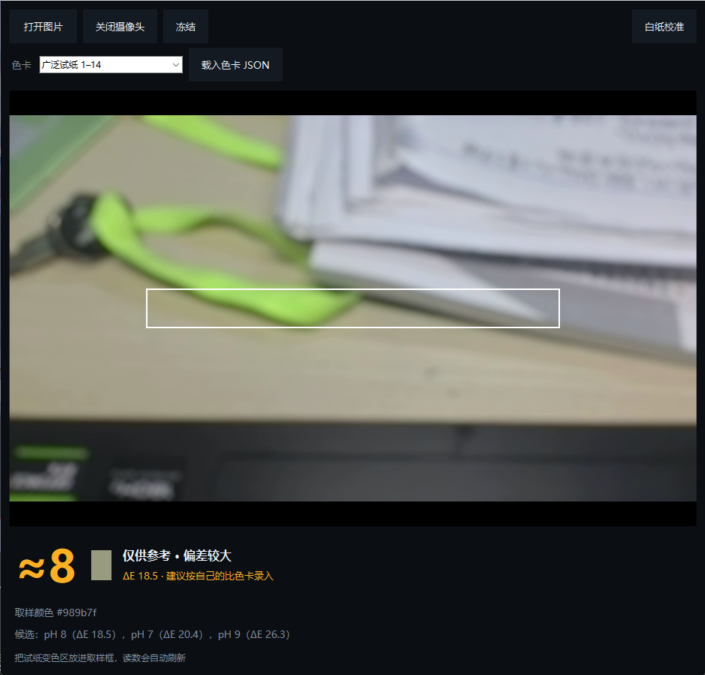
#> input picture python/gui_camera.png, 1410 x 1350 px (shown at 1/2 size)
$ python ph_strip.py gui_camera.png
#> lines starting #> are read from the running program, lines starting #| are printed output that depends on the picture
#!/usr/bin/env python3
# -*- coding: utf-8 -*-
"""
pH 试纸读数 —— 网页版 app.js 的 Python 移植

算法与手机端完全一致：
    取样 → 各通道中值 → 剔除离群点求均值 → 白平衡校正
    → sRGB 转 CIELAB(D65) → 与色卡逐项算 CIEDE2000 → 取最近的一格

用法：
    python ph_strip.py                          # 打开图形界面
    python ph_strip.py 照片.jpg                  # 命令行分析，默认取画面中间横条
    python ph_strip.py 照片.jpg --rect 0.2,0.45,0.6,0.1
    python ph_strip.py 照片.jpg --chart 色卡.json --chart-index 1
    python ph_strip.py 照片.jpg --json           # 输出 JSON，方便别的程序调用

色卡 JSON 与手机 App 的「导出 JSON」格式完全相同，可以直接通用。

依赖：Pillow、numpy（图形界面额外用到 tkinter，Python 自带）
"""

import argparse
import json
import math
import sys
from pathlib import Path

import numpy as np
from PIL import Image

try:
    from PIL import ImageTk
    import tkinter as tk
    from tkinter import filedialog, messagebox, ttk
    HAS_TK = True
except Exception:            # 没装 tkinter 时仍可用命令行
    HAS_TK = False

try:
    import cv2               # 只有装了 opencv-python 才能用摄像头
    HAS_CV2 = True
except Exception:
    HAS_CV2 = False


# =========================================================
# 颜色科学（与 app.js 一一对应）
# =========================================================

def clamp(v, lo, hi):
    return lo if v < lo else hi if v > hi else v


def srgb_to_linear(v):
    v = v / 255.0
    return v / 12.92 if v <= 0.04045 else ((v + 0.055) / 1.055) ** 2.4


def rgb_to_lab(rgb):
    """sRGB(0-255) → CIELAB (D65)"""
    r, g, b = rgb
    R, G, B = srgb_to_linear(r), srgb_to_linear(g), srgb_to_linear(b)

    X = R * 0.4124564 + G * 0.3575761 + B * 0.1804375
    Y = R * 0.2126729 + G * 0.7151522 + B * 0.0721750
    Z = R * 0.0193339 + G * 0.1191920 + B * 0.9503041

    Xn, Yn, Zn = 0.95047, 1.0, 1.08883

    def f(t):
        return math.cbrt(t) if t > 0.008856 else 7.787 * t + 16 / 116

    fx, fy, fz = f(X / Xn), f(Y / Yn), f(Z / Zn)
    return (116 * fy - 16, 500 * (fx - fy), 200 * (fy - fz))


def delta_e_2000(lab1, lab2):
    """CIEDE2000 色差，与 app.js 的实现逐行对应"""
    L1, a1, b1 = lab1
    L2, a2, b2 = lab2
    kL = kC = kH = 1.0
    rad = math.pi / 180.0

    C1 = math.hypot(a1, b1)
    C2 = math.hypot(a2, b2)
    Cbar = (C1 + C2) / 2
    Cbar7 = Cbar ** 7
    G = 0.5 * (1 - math.sqrt(Cbar7 / (Cbar7 + 25 ** 7)))

    a1p = (1 + G) * a1
    a2p = (1 + G) * a2
    C1p = math.hypot(a1p, b1)
    C2p = math.hypot(a2p, b2)

    h1p = math.degrees(math.atan2(b1, a1p))
    if h1p < 0:
        h1p += 360
    h2p = math.degrees(math.atan2(b2, a2p))
    if h2p < 0:
        h2p += 360

    dLp = L2 - L1
    dCp = C2p - C1p

    if C1p * C2p == 0:
        dhp = 0.0
    elif abs(h2p - h1p) <= 180:
        dhp = h2p - h1p
    elif h2p - h1p > 180:
        dhp = h2p - h1p - 360
    else:
        dhp = h2p - h1p + 360

    dHp = 2 * math.sqrt(C1p * C2p) * math.sin(dhp / 2 * rad)

    Lbarp = (L1 + L2) / 2
    Cbarp = (C1p + C2p) / 2

    if C1p * C2p == 0:
        hbarp = h1p + h2p
    elif abs(h1p - h2p) <= 180:
        hbarp = (h1p + h2p) / 2
    elif h1p + h2p < 360:
        hbarp = (h1p + h2p + 360) / 2
    else:
        hbarp = (h1p + h2p - 360) / 2

    T = (1
         - 0.17 * math.cos((hbarp - 30) * rad)
         + 0.24 * math.cos(2 * hbarp * rad)
         + 0.32 * math.cos((3 * hbarp + 6) * rad)
         - 0.20 * math.cos((4 * hbarp - 63) * rad))

    dTheta = 30 * math.exp(-(((hbarp - 275) / 25) ** 2))
    Cbarp7 = Cbarp ** 7
    RC = 2 * math.sqrt(Cbarp7 / (Cbarp7 + 25 ** 7))
    SL = 1 + (0.015 * (Lbarp - 50) ** 2) / math.sqrt(20 + (Lbarp - 50) ** 2)
    SC = 1 + 0.045 * Cbarp
    SH = 1 + 0.015 * Cbarp * T
    RT = -math.sin(2 * dTheta * rad) * RC

    termL = dLp / (kL * SL)
    termC = dCp / (kC * SC)
    termH = dHp / (kH * SH)

    return math.sqrt(termL ** 2 + termC ** 2 + termH ** 2 + RT * termC * termH)


def hex_to_rgb(hex_str):
    h = hex_str.lstrip("#")
    return (int(h[0:2], 16), int(h[2:4], 16), int(h[4:6], 16))


def rgb_to_hex(rgb):
    return "#" + "".join(
        f"{int(round(clamp(c, 0, 255))):02x}" for c in rgb
    )


# =========================================================
# 色卡
# =========================================================

DEFAULT_CHART = {
    "id": "universal",
    "name": "广泛试纸 1–14",
    "entries": [
        {"ph": "1", "hex": "#d0021b"},
        {"ph": "2", "hex": "#e8492e"},
        {"ph": "3", "hex": "#f2762e"},
        {"ph": "4", "hex": "#f7a233"},
        {"ph": "5", "hex": "#f7d038"},
        {"ph": "6", "hex": "#dfe63b"},
        {"ph": "7", "hex": "#7fc241"},
        {"ph": "8", "hex": "#3aa76d"},
        {"ph": "9", "hex": "#2f8fa3"},
        {"ph": "10", "hex": "#2f6bb0"},
        {"ph": "11", "hex": "#4a4fb0"},
        {"ph": "12", "hex": "#6f3fa5"},
        {"ph": "13", "hex": "#8f2f8f"},
        {"ph": "14", "hex": "#5e1a5e"},
    ],
}

# ΔE 超过这个值就认为颜色不在这张色卡上，只给近似值
OUT_OF_RANGE = 15.0


# [16 lines left out: function load_charts, not called in this run]


# =========================================================
# 取色与匹配
# =========================================================

def robust_color(pixels):
    """pixels: (N,3) 数组。先取各通道中值，再剔除离群点求均值"""
    pixels = np.asarray(pixels, dtype=np.float64)
    if pixels.ndim != 2 or pixels.shape[1] < 3 or len(pixels) == 0:
        return (0.0, 0.0, 0.0)

    med = np.median(pixels, axis=0)
    dist = ((pixels - med) ** 2).sum(axis=1)
    keep = pixels[dist < 2500]          # 距离中值 50 以内
    if len(keep) == 0:
        return tuple(med)
    return tuple(keep.mean(axis=0))


def sample_rect(img, rect):
    """rect 为图片像素坐标 (x0, y0, x1, y1)"""
    x0, y0, x1, y1 = rect
    crop = img.crop((int(x0), int(y0), int(x1), int(y1)))
    arr = np.asarray(crop.convert("RGB")).reshape(-1, 3)
    return robust_color(arr)


def apply_wb(rgb, wb):
    return tuple(clamp(c * g, 0, 255) for c, g in zip(rgb, wb))


# [4 lines left out: function calibrate_white, not called in this run]


def match_chart(lab, chart):
    out = []
    for e in chart["entries"]:
        el = rgb_to_lab(hex_to_rgb(e["hex"]))
        out.append({"ph": e["ph"], "hex": e["hex"], "dE": delta_e_2000(lab, el)})
    out.sort(key=lambda x: x["dE"])
    return out


def analyze(img, rect, chart, wb=(1.0, 1.0, 1.0)):
    """核心分析，返回结果字典"""
    rgb = apply_wb(sample_rect(img, rect), wb)
    hex_str = rgb_to_hex(rgb)
    lab = rgb_to_lab(rgb)
    ranked = match_chart(lab, chart)

    if not ranked:
        return {"ok": False, "reason": "这张色卡还没有颜色", "hex": hex_str}

    best = ranked[0]
    out_of_range = best["dE"] > OUT_OF_RANGE

    return {
        "ok": True,
        "ph": best["ph"],
        "approx": out_of_range,
        "dE": best["dE"],
        "hex": hex_str,
        "chart": chart["name"],
        "candidates": ranked[:3],
    }


def confidence_text(dE):
    if dE < 3:
        return "可信度高"
    if dE < 8:
        return "可信度中"
    return "可信度低"


# =========================================================
# 命令行
# =========================================================

def run_cli(args):
    img = Image.open(args.image).convert("RGB")
    w, h = img.size

    x, y, rw, rh = [float(v) for v in args.rect.split(",")]
    rect = (x * w, y * h, (x + rw) * w, (y + rh) * h)

    charts = [DEFAULT_CHART]
    if args.chart:
        loaded = load_charts(args.chart)
        if not loaded:
            print(f"色卡文件里没有可用色卡：{args.chart}", file=sys.stderr)
            return 2
        charts = loaded

    if args.chart_index < 0 or args.chart_index >= len(charts):
        print(f"色卡序号超出范围，共 {len(charts)} 张", file=sys.stderr)
        return 2
    chart = charts[args.chart_index]

    wb = (1.0, 1.0, 1.0)
    if args.calibrate:
        cx, cy, cw, ch = [float(v) for v in args.calibrate.split(",")]
        wb = calibrate_white(img, (cx * w, cy * h, (cx + cw) * w, (cy + ch) * h))

    result = analyze(img, rect, chart, wb)

    if args.json:
        print(json.dumps(result, ensure_ascii=False, indent=2))
        return 0

    if not result.get("ok"):
        print(result.get("reason", "分析失败"))
        return 1

    sign = "≈" if result["approx"] else ""
    print(f"pH        : {sign}{result['ph']}")
    print(f"色差 ΔE   : {result['dE']:.1f}（{confidence_text(result['dE'])}）")
    print(f"取样颜色  : {result['hex']}")
    print(f"使用色卡  : {result['chart']}")
    if result["approx"]:
        print("提示      : 偏差较大，结果仅供参考；建议按自己的比色卡建一套色卡")
    print("候选      : " + "，".join(
        f"pH {c['ph']} (ΔE {c['dE']:.1f})" for c in result["candidates"]
    ))
    return 0


# =========================================================
# 图形界面
# =========================================================

BG = "#0b0f14"
PANEL = "#131a22"
LINE = "#232d38"
TEXT = "#e8eef5"
MUTED = "#7d8b9a"
ACCENT = "#3ea6ff"
OK = "#37d67a"
WARN = "#ffb020"
BAD = "#ff5c5c"
FONT = "Microsoft YaHei"


if HAS_TK:
    class PhApp(tk.Tk):
        # [117 lines left out: functions __init__, _build_ui, not called in this run]

        # ---------- 图片 ----------
        def _load_initial(self):
            pass

        # ---------- 摄像头 ----------
        # [70 lines left out: functions toggle_camera, start_camera, stop_camera, toggle_freeze, camera_tick, not called in this run]

        def on_close(self):
            self.stop_camera()
            self.destroy()

        # [119 lines left out: functions open_image, open_chart_file, render_image, draw_rect, canvas_coords, to_image and 5 more, not called in this run]

        def reanalyze(self):
            self.analyze()

        # [38 lines left out: functions calibrate, show_result, not called in this run]


# =========================================================
# 入口
# =========================================================

def main():
    parser = argparse.ArgumentParser(
        description="pH 试纸读数（app.js 的 Python 版）",
        formatter_class=argparse.RawDescriptionHelpFormatter,
        epilog="不带参数运行会打开图形界面。"
    )
    parser.add_argument("image", nargs="?", help="试纸照片路径")
    parser.add_argument("--rect", default="0.2,0.45,0.6,0.1",
                        help="取样框，按图片宽高的比例：x,y,宽,高（默认 0.2,0.45,0.6,0.1）")
    parser.add_argument("--chart", help="色卡 JSON 文件（手机 App 导出的即可）")
    parser.add_argument("--chart-index", type=int, default=0, help="用文件里的第几张色卡，从 0 开始")
    parser.add_argument("--calibrate", help="白纸区域，比例：x,y,宽,高")
    parser.add_argument("--json", action="store_true", help="输出 JSON")
    args = parser.parse_args()

    if args.image:
        return run_cli(args)
#> in run_cli, img is the input picture: PIL image 1410x1350 RGB; mean R, G, B 85.6, 88.6, 83.3
#> in sample_rect, `crop = img.crop((int(x0), int(y0), int(x1), int(y1)))`:
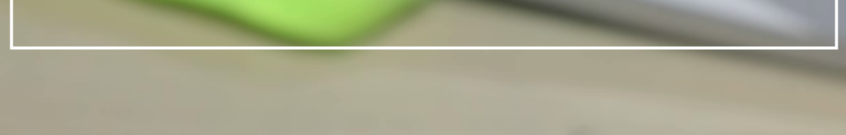
#> crop: PIL image 846x135 RGB; mean R, G, B 164.3, 164.3, 137.8
#> in robust_color, `med = np.median(pixels, axis=0)`: med = [170, 166, 143]
#> in analyze, `rgb = apply_wb(sample_rect(img, rect), wb)`: rgb = (169.6, 166, 143.9)
#> in analyze, `hex_str = rgb_to_hex(rgb)`: hex_str = '#aaa690'
#> in rgb_to_lab, `r, g, b = rgb`: r = 169.6; g = 166; b = 143.9
#> in srgb_to_linear, `v = v / 255.0`: v = 0.665
#> in rgb_to_lab, `R, G, B = srgb_to_linear(r), srgb_to_linear(g), srgb_to_linear(b)`: R = 0.4; G = 0.381; B = 0.278
#> in rgb_to_lab, `X = R * 0.4124564 + G * 0.3575761 + B * 0.1804375`: X = 0.351
#> in rgb_to_lab, `Y = R * 0.2126729 + G * 0.7151522 + B * 0.0721750`: Y = 0.378
#> in rgb_to_lab, `Z = R * 0.0193339 + G * 0.1191920 + B * 0.9503041`: Z = 0.318
#> in rgb_to_lab, `fx, fy, fz = f(X / Xn), f(Y / Yn), f(Z / Zn)`: fx = 0.718; fy = 0.723; fz = 0.663
#> in analyze, `lab = rgb_to_lab(rgb)`: lab = (67.85, -2.55, 11.92)
#> the loop in match_chart, `for e in chart["entries"]:` made 14 passes
#> (Cbar in delta_e_2000, Cbar7 in delta_e_2000, a1p in delta_e_2000, a2p in delta_e_2000, C1p in delta_e_2000, C2p in delta_e_2000, h1p in delta_e_2000) on passes 1, 2, 3, 4, 6, 7, 8, 9, 10, 11, 12: (47.95, 5.83e+11, -2.56, 69, 12.19, 83.86, 102.1), (44.97, 3.72e+11, -2.56, 60.13, 12.19, 77.94, 102.1), (42.65, 2.57e+11, -2.56, 43.72, 12.19, 73.27, 102.1), (41.19, 2.01e+11, -2.57, 23.22, 12.19, 70.26, 102.2), (45.8, 4.23e+11, -2.56, -21.69, 12.19, 79.44, 102.1), (41.14, 2e+11, -2.57, -42.5, 12.19, 70.29, 102.2), (30.75, 2.6e+10, -2.68, -46.76, 12.21, 51.33, 102.7), (20.08, 1.32e+09, -3.29, -26.9, 12.36, 32.72, 105.4), (27.38, 1.15e+10, -2.79, 4.96, 12.24, 42.63, 103.2), (35.67, 7.34e+10, -2.6, 27.64, 12.2, 59.39, 102.3), (37.62, 1.07e+11, -2.58, 42.16, 12.19, 63.43, 102.2)
#> (Cbar in delta_e_2000, a1p in delta_e_2000, a2p in delta_e_2000, C1p in delta_e_2000, C2p in delta_e_2000, h1p in delta_e_2000, h2p in delta_e_2000) on pass 5: (43.46, -2.56, -0.742, 12.19, 74.74, 102.1, 90.57)
#> after the loop in match_chart, `for e in chart["entries"]:`: out = 14 items
#> in analyze, `best = ranked[0]`: best = {'ph': '8', 'hex': '#3aa76d', 'dE': 21.98}
#> in analyze, `out_of_range = best["dE"] > OUT_OF_RANGE`: out_of_range = True
#> in run_cli, `result = analyze(img, rect, chart, wb)`: result = 7 items
#> in run_cli, `sign = "≈" if result["approx"] else ""`: sign = '≈'
#| pH        : ≈8
#| 色差 ΔE   : 22.0（可信度低）
#| 取样颜色  : #aaa690
#| 使用色卡  : 广泛试纸 1–14
#| 候选      : pH 8 (ΔE 22.0)，pH 7 (ΔE 22.0)，pH 4 (ΔE 23.8)

    if not HAS_TK:
        parser.print_help()
        print("\n没有图形界面可用（缺少 tkinter），请用：python ph_strip.py 照片.jpg", file=sys.stderr)
        return 1

    app = PhApp()
    app.mainloop()
    return 0


if __name__ == "__main__":
    sys.exit(main())
#> (the program exits here)
